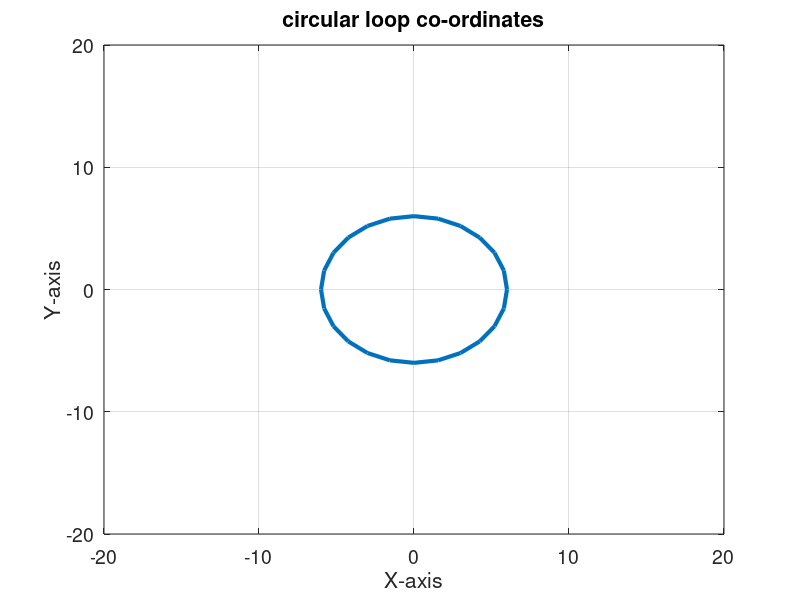
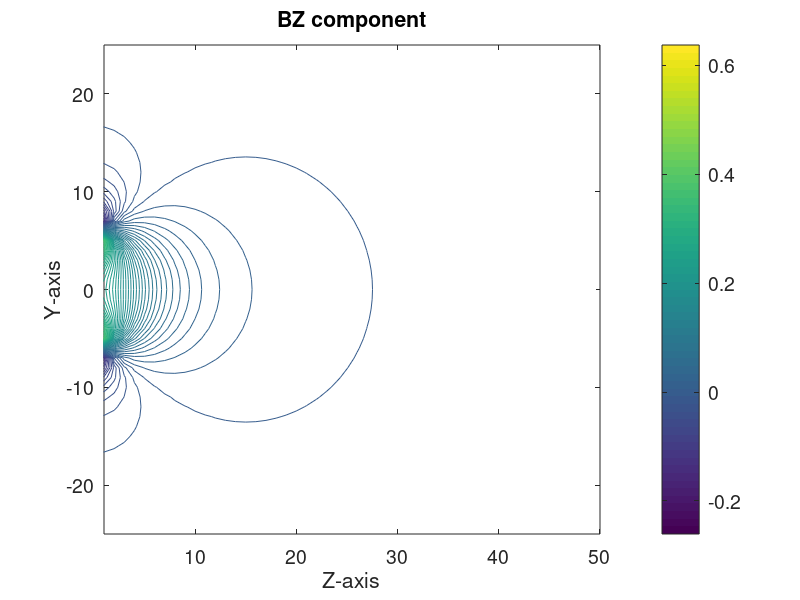
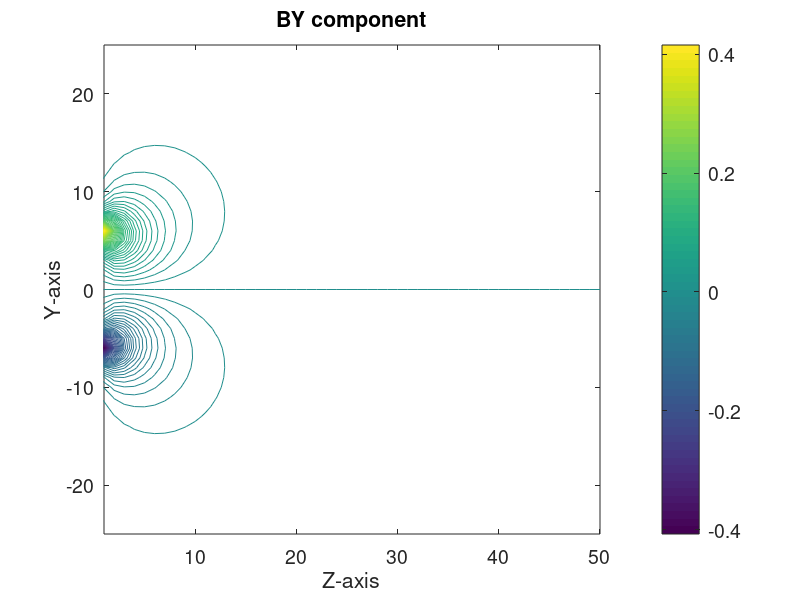
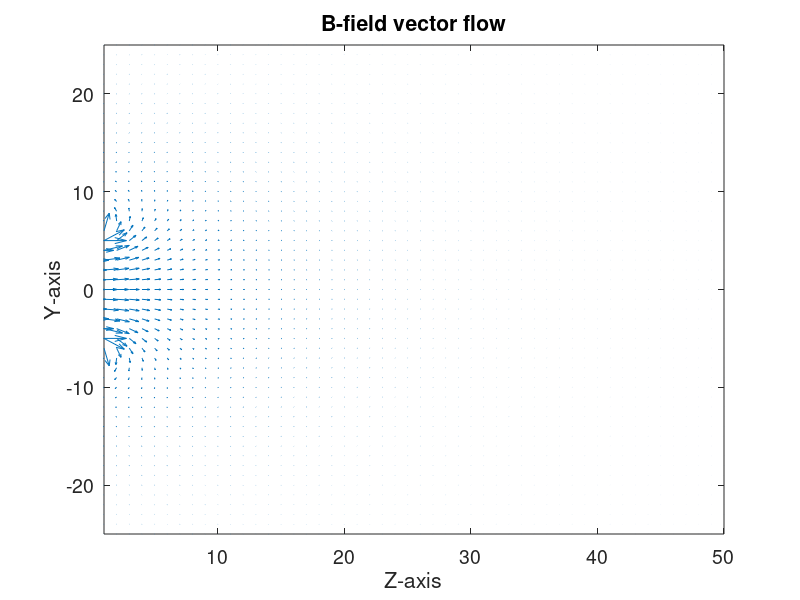

The MATLAB source for these figures, in order:
clc;
clear;

Nz = 51;%no of grids on z axis
Ny = 51;%no of grids on y axis
N = 25; %no of grids in the coil
Ra = 6; %coil radius
I = 3; %coil current
u0 = 1; %free space hence 1
phi = -pi/2:2*pi/(N-1):3*pi/2;%describe coil as a circle

Xc = Ra*cos(phi); %x coordinate of coil
Yc = Ra*sin(phi); % y coordinate of coil

yp(1:51)=-25:1:25; %y coordinates of the plane
zp(1:51)=0:1:50; % z coordinates of the plane

Y(1:Ny,1:Nz)=0; %convert from 1d to 2d
Z(1:Ny,1:Nz)=0;

for i =1:Ny
    Y(i,:)=yp(i);
end
for i =1:Nz
    Z(:,i)=zp(i);
end

for a=1:Ny
    for b=1:Nz
        for i=1:N-1
            Rx(i)=-0.5*(Xc(i)+Xc(i+1));
            Ry(i)=(Y(a,b) - (0.5*(Yc(i) + Yc(i+1))));
            Rz(i)=Z(a,b);
            dlx(i)=Xc(i+1)-Xc(i);
            dly(i)=Yc(i+1)-Yc(i);
        end
        Rx(N)=-0.5*(Xc(N) + Xc(1));
        Ry(N)=(Y(a,b)-(0.5* (Yc(N) + Yc(1))));
        Rz(N)= Z(a,b);
        dlx(N)=-Xc(N) + Xc(1);
        dly(N)=-Yc(N) + Yc(1);
        for i=1:N
            Xcross(i)=dly(i) .*Rz(i); 
            Ycross(i)=-dlx(i) .*Rz(i) ;
            Zcross(i)=(dlx(i) .*Ry(i)) - (dly (i) .*Rx (i));
            R(i)=sqrt(Rx(i) .^2+Ry(i) .^2+Rz(i).^2);
        end
        Bxl=(I*u0./(4*pi* (R.^3))) .*Xcross;
        Byl=(I*u0./(4*pi* (R.^3))) .*Ycross;
        Bzl=(I*u0./(4*pi* (R.^3))) .*Zcross;
        BX(a,b) = 0;
        BY(a,b) = 0;
        BZ(a,b) = 0;
        for i = 1:N
            BX(a,b) = BX(a,b) + Bxl(i);
            BY(a,b) = BY(a,b) + Byl(i);
            BZ(a,b) = BZ(a,b) + Bzl(i);
        end
    end
end

figure(1)
plot(Xc,Yc,'linewidth',3)
axis([-20 20 -20 20])
xlabel('X-axis', 'fontsize', 14)
ylabel('Y-axis', 'fontsize', 14)
title('circular loop co-ordinates','fontsize',14)
h=gca;
get(h,'FontSize')
set(h,'FontSize',14)
h = get(gca,'ylabel');
fh = figure(1);
set(fh,'color','white');
grid on

figure(2)
lim1=min(min(BZ));
lim2=max(max(BZ));
steps=(lim2-lim1)/100;
contour(zp,yp,BZ,lim1:steps:lim2)
axis([1 50 -25 25])
xlabel('Z-axis','fontsize',14)
ylabel('Y-axis', 'fontsize', 14)
title('BZ component','fontsize',14)
colorbar('location','eastoutside','fontsize',14);
h=gca;
get(h,'FontSize')
set(h,'FontSize',14)
h = get(gca,'ylabel');
fh = figure(2);
set(fh, 'color', 'white');

figure(3)
lim1=min(min(BY));
lim2=max(max(BY));
steps=(lim2-lim1)/100;
contour(zp,yp,BY,lim1:steps:lim2)
axis([1 50 -25 25])
xlabel('Z-axis','fontsize',14)
ylabel('Y-axis', 'fontsize', 14)
title('BY component','fontsize',14)
colorbar('location','eastoutside','fontsize',14);
h=gca;
get(h,'FontSize')
set(h,'FontSize',14)
h = get(gca,'ylabel');
fh = figure(3);
set(fh, 'color', 'white');

figure(4)
quiver(zp,yp,BZ,BY,2)
axis([1 50 -25 25])
xlabel('Z-axis','fontsize',14)
ylabel('Y-axis', 'fontsize', 14)
title('B-field vector flow','fontsize',14)
h=gca;
get(h,'FontSize')
set(h,'FontSize',14)
h = get(gca,'ylabel');
fh = figure(4);
set(fh, 'color', 'white');


